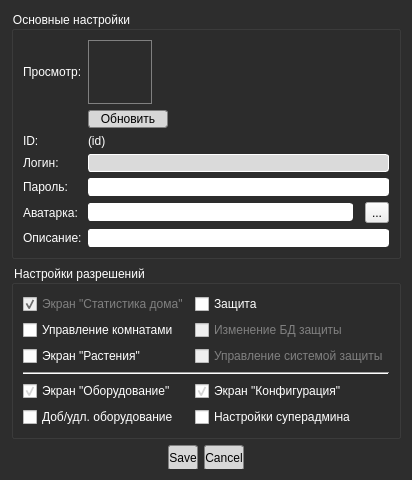
<?xml version="1.0" encoding="UTF-8"?>
<ui version="4.0">
 <class>Dlg_EditUserInUserDb</class>
 <widget class="QDialog" name="Dlg_EditUserInUserDb">
  <property name="geometry">
   <rect>
    <x>0</x>
    <y>0</y>
    <width>401</width>
    <height>479</height>
   </rect>
  </property>
  <property name="windowTitle">
   <string>Редактировать существоющего пользователя</string>
  </property>
  <property name="windowOpacity">
   <double>0.959500000000000</double>
  </property>
  <property name="styleSheet">
   <string notr="true">QDialog { background-color: rgb(45, 45, 45); color: white; }

QGroupBox { font: 10pt &quot;Segoe UI Semibold&quot;; color: white; }

QCheckBox, QLabel { font: 9pt &quot;Segoe UI Semilight&quot;; color: white; }
QCheckBox:disabled { color: gray; }


 QScrollBar:vertical
 {
     background-color: #2A2929;
     width: 15px;
     margin: 15px 3px 15px 3px;
     border: 1px transparent #2A2929;
 }


 QScrollBar::handle:vertical
 {
     background-color: rgb(45, 45, 45);         /* #605F5F; */
     min-height: 5px;
	 border: 2px solid white;
	 border-radius: 4px;
 }


 QScrollBar::sub-line:vertical
 {
     margin: 3px 0px 3px 0px;
     border-image: url(:/qss_icons/rc/up_arrow_disabled.png);
     height: 10px;
     width: 10px;
     subcontrol-position: top;
     subcontrol-origin: margin;
 }


 QScrollBar::add-line:vertical
 {
     margin: 3px 0px 3px 0px;
     border-image: url(:/qss_icons/rc/down_arrow_disabled.png);
     height: 10px;
     width: 10px;
     subcontrol-position: bottom;
     subcontrol-origin: margin;
 }


 QScrollBar::sub-line:vertical:hover,QScrollBar::sub-line:vertical:on
 {

     border-image: url(:/qss_icons/rc/up_arrow.png);
     height: 10px;
     width: 10px;
     subcontrol-position: top;
     subcontrol-origin: margin;
 }


 QScrollBar::add-line:vertical:hover, QScrollBar::add-line:vertical:on
 {
     border-image: url(:/qss_icons/rc/down_arrow.png);
     height: 10px;
     width: 10px;
     subcontrol-position: bottom;
     subcontrol-origin: margin;
 }


 QScrollBar::up-arrow:vertical, QScrollBar::down-arrow:vertical
 {
     background: none;
 }


 QScrollBar::add-page:vertical, QScrollBar::sub-page:vertical
 {
     background: none;
 }


QComboBox {
	color: black;
    border: 1px solid gray;
    border-radius: 3px;
    padding: 1px 18px 1px 3px;
    min-width: 6em;
	font: 8pt &quot;Segoe UI Semilight&quot;;
}


QComboBox:hover {
	border: 1px solid rgb(254, 254, 254);
	background-color: rgb(236, 236, 236);
}


QPushButton { 
	color: black;
    background-color: rgb(215, 215, 215);
	border: 1px solid gray;
	border-radius: 3px;  
	min-width: 6em;
	font: 8pt &quot;Segoe UI Semibold&quot;;
}


QPushButton:hover { 
	background-color: rgb(235, 235, 235);
}


QPushButton:pressed { 
	background-color: rgb(221, 221, 221);
}

QComboBox:disabled { color: gray; background-color: rgb(35, 35, 35); }


QComboBox::down-arrow {
    image: url(:/images/arrowDown_ico.png);
}


QComboBox::up-arrow { image: url(:/images/arrowUp_ico.png); }


QComboBox:editable {
    background: white;
}


QComboBox:!editable, QComboBox::drop-down:editable {
     background: qlineargradient(x1: 0, y1: 0, x2: 0, y2: 1,
                                 stop: 0 #E1E1E1, stop: 0.4 #DDDDDD,
                                 stop: 0.5 #D8D8D8, stop: 1.0 #D3D3D3);
}


/* QComboBox gets the &quot;on&quot; state when the popup is open */
QComboBox:!editable:on, QComboBox::drop-down:editable:on {
    background: qlineargradient(x1: 0, y1: 0, x2: 0, y2: 1,
                                stop: 0 #D3D3D3, stop: 0.4 #D8D8D8,
                                stop: 0.5 #DDDDDD, stop: 1.0 #E1E1E1);
}


QComboBox:on { /* shift the text when the popup opens */
    padding-top: 3px;
    padding-left: 4px;
}


QComboBox::drop-down {
    subcontrol-origin: padding;
    subcontrol-position: top right;
    width: 15px;

    border-left-width: 1px;
    border-left-color: darkgray;
    border-left-style: solid; /* just a single line */
    border-top-right-radius: 3px; /* same radius as the QComboBox */
    border-bottom-right-radius: 3px;
}


QLineEdit { 
	border-radius: 3px;
	border: 1px solid white;
 }

QLineEdit:hover { 
	border-color: rgb(42, 105, 23);
}</string>
  </property>
  <property name="sizeGripEnabled">
   <bool>false</bool>
  </property>
  <property name="modal">
   <bool>false</bool>
  </property>
  <layout class="QVBoxLayout" name="verticalLayout">
   <item>
    <widget class="QGroupBox" name="box_MainUserProps">
     <property name="sizePolicy">
      <sizepolicy hsizetype="Expanding" vsizetype="Maximum">
       <horstretch>0</horstretch>
       <verstretch>0</verstretch>
      </sizepolicy>
     </property>
     <property name="title">
      <string>Основные настройки</string>
     </property>
     <layout class="QGridLayout" name="gridLayout">
      <item row="2" column="1" colspan="3">
       <widget class="QLabel" name="lbl_EuID">
        <property name="text">
         <string>(id)</string>
        </property>
       </widget>
      </item>
      <item row="0" column="1">
       <widget class="QLabel" name="gfv_EuAvatarPrev">
        <property name="sizePolicy">
         <sizepolicy hsizetype="Maximum" vsizetype="Maximum">
          <horstretch>0</horstretch>
          <verstretch>0</verstretch>
         </sizepolicy>
        </property>
        <property name="minimumSize">
         <size>
          <width>64</width>
          <height>64</height>
         </size>
        </property>
        <property name="maximumSize">
         <size>
          <width>64</width>
          <height>64</height>
         </size>
        </property>
        <property name="styleSheet">
         <string notr="true">border: 1px solid grey;</string>
        </property>
        <property name="text">
         <string/>
        </property>
        <property name="scaledContents">
         <bool>true</bool>
        </property>
       </widget>
      </item>
      <item row="7" column="0">
       <widget class="QLabel" name="lbl_EuDescHint">
        <property name="text">
         <string>Описание:</string>
        </property>
       </widget>
      </item>
      <item row="0" column="0">
       <widget class="QLabel" name="lbl_EuAvatarPrevHint">
        <property name="text">
         <string>Просмотр:</string>
        </property>
       </widget>
      </item>
      <item row="5" column="0">
       <widget class="QLabel" name="lbl_EuPassword">
        <property name="text">
         <string>Пароль:</string>
        </property>
       </widget>
      </item>
      <item row="5" column="1" colspan="3">
       <widget class="QLineEdit" name="lnI_EuPassword">
        <property name="echoMode">
         <enum>QLineEdit::Password</enum>
        </property>
       </widget>
      </item>
      <item row="7" column="1" colspan="3">
       <widget class="QLineEdit" name="lnI_EuDesc"/>
      </item>
      <item row="6" column="1">
       <widget class="QLineEdit" name="lnI_EuAvatarAddr"/>
      </item>
      <item row="2" column="0">
       <widget class="QLabel" name="lbl_EuIDHint">
        <property name="text">
         <string>ID:</string>
        </property>
       </widget>
      </item>
      <item row="3" column="0">
       <widget class="QLabel" name="lbl_EuLogin">
        <property name="text">
         <string>Логин:</string>
        </property>
       </widget>
      </item>
      <item row="3" column="1" colspan="3">
       <widget class="QLineEdit" name="lnI_EuLogin">
        <property name="enabled">
         <bool>true</bool>
        </property>
        <property name="toolTip">
         <string>Вы не можете редактировать логин существующего пользователя</string>
        </property>
        <property name="styleSheet">
         <string notr="true">background-color: rgb(218, 218, 218);</string>
        </property>
        <property name="readOnly">
         <bool>true</bool>
        </property>
       </widget>
      </item>
      <item row="6" column="3">
       <widget class="QToolButton" name="tlb_Browse">
        <property name="text">
         <string>...</string>
        </property>
        <property name="autoRaise">
         <bool>false</bool>
        </property>
        <property name="arrowType">
         <enum>Qt::NoArrow</enum>
        </property>
       </widget>
      </item>
      <item row="6" column="0">
       <widget class="QLabel" name="lbl_EuAvatarHint">
        <property name="text">
         <string>Аватарка:</string>
        </property>
       </widget>
      </item>
      <item row="1" column="1">
       <widget class="QPushButton" name="btn_EuAvatarPrevRef">
        <property name="sizePolicy">
         <sizepolicy hsizetype="Maximum" vsizetype="Maximum">
          <horstretch>0</horstretch>
          <verstretch>0</verstretch>
         </sizepolicy>
        </property>
        <property name="minimumSize">
         <size>
          <width>80</width>
          <height>18</height>
         </size>
        </property>
        <property name="maximumSize">
         <size>
          <width>64</width>
          <height>18</height>
         </size>
        </property>
        <property name="text">
         <string>Обновить</string>
        </property>
       </widget>
      </item>
     </layout>
    </widget>
   </item>
   <item>
    <widget class="QGroupBox" name="box_UserPermits">
     <property name="title">
      <string>Настройки разрешений</string>
     </property>
     <layout class="QGridLayout" name="gridLayout_2">
      <item row="7" column="0">
       <widget class="QCheckBox" name="cbb_UserPermit_4">
        <property name="text">
         <string>Экран &quot;Оборудование&quot;</string>
        </property>
        <property name="checked">
         <bool>true</bool>
        </property>
       </widget>
      </item>
      <item row="1" column="0">
       <widget class="QCheckBox" name="cbb_UserPermit_2">
        <property name="text">
         <string>Управление комнатами</string>
        </property>
       </widget>
      </item>
      <item row="0" column="1">
       <widget class="QCheckBox" name="cbb_UserPermit_6">
        <property name="text">
         <string>Защита</string>
        </property>
       </widget>
      </item>
      <item row="1" column="1">
       <widget class="QCheckBox" name="cbb_UserPermit_7">
        <property name="enabled">
         <bool>false</bool>
        </property>
        <property name="text">
         <string>Изменение БД защиты</string>
        </property>
       </widget>
      </item>
      <item row="5" column="0" colspan="2">
       <widget class="Line" name="line">
        <property name="orientation">
         <enum>Qt::Horizontal</enum>
        </property>
       </widget>
      </item>
      <item row="0" column="0">
       <widget class="QCheckBox" name="cbb_UserPermit_1">
        <property name="enabled">
         <bool>false</bool>
        </property>
        <property name="toolTip">
         <string>Отключить возможность открытия экрана статистики дома нельзя, так как это - базовая функциональность</string>
        </property>
        <property name="text">
         <string>Экран &quot;Статистика дома&quot;</string>
        </property>
        <property name="checkable">
         <bool>true</bool>
        </property>
        <property name="checked">
         <bool>true</bool>
        </property>
       </widget>
      </item>
      <item row="4" column="0">
       <widget class="QCheckBox" name="cbb_UserPermit_3">
        <property name="text">
         <string>Экран &quot;Растения&quot;</string>
        </property>
       </widget>
      </item>
      <item row="4" column="1">
       <widget class="QCheckBox" name="cbb_UserPermit_8">
        <property name="enabled">
         <bool>false</bool>
        </property>
        <property name="text">
         <string>Управление системой защиты</string>
        </property>
       </widget>
      </item>
      <item row="7" column="1">
       <widget class="QCheckBox" name="cbb_UserPermit_9">
        <property name="text">
         <string>Экран &quot;Конфигурация&quot;</string>
        </property>
        <property name="checked">
         <bool>true</bool>
        </property>
       </widget>
      </item>
      <item row="8" column="0">
       <widget class="QCheckBox" name="cbb_UserPermit_5">
        <property name="text">
         <string>Доб/удл. оборудование</string>
        </property>
       </widget>
      </item>
      <item row="8" column="1">
       <widget class="QCheckBox" name="cbb_UserPermit_10">
        <property name="text">
         <string>Настройки суперадмина</string>
        </property>
       </widget>
      </item>
     </layout>
    </widget>
   </item>
   <item>
    <widget class="QDialogButtonBox" name="btb_Buttons">
     <property name="sizePolicy">
      <sizepolicy hsizetype="Expanding" vsizetype="Maximum">
       <horstretch>0</horstretch>
       <verstretch>0</verstretch>
      </sizepolicy>
     </property>
     <property name="maximumSize">
      <size>
       <width>16777215</width>
       <height>32</height>
      </size>
     </property>
     <property name="styleSheet">
      <string notr="true">min-height: 24px;</string>
     </property>
     <property name="locale">
      <locale language="Russian" country="Russia"/>
     </property>
     <property name="orientation">
      <enum>Qt::Horizontal</enum>
     </property>
     <property name="standardButtons">
      <set>QDialogButtonBox::Cancel|QDialogButtonBox::Save</set>
     </property>
     <property name="centerButtons">
      <bool>true</bool>
     </property>
    </widget>
   </item>
  </layout>
 </widget>
 <tabstops>
  <tabstop>btn_EuAvatarPrevRef</tabstop>
  <tabstop>lnI_EuLogin</tabstop>
  <tabstop>lnI_EuPassword</tabstop>
  <tabstop>lnI_EuAvatarAddr</tabstop>
  <tabstop>tlb_Browse</tabstop>
  <tabstop>lnI_EuDesc</tabstop>
  <tabstop>cbb_UserPermit_1</tabstop>
  <tabstop>cbb_UserPermit_2</tabstop>
  <tabstop>cbb_UserPermit_3</tabstop>
  <tabstop>cbb_UserPermit_4</tabstop>
  <tabstop>cbb_UserPermit_5</tabstop>
  <tabstop>cbb_UserPermit_6</tabstop>
  <tabstop>cbb_UserPermit_7</tabstop>
  <tabstop>cbb_UserPermit_8</tabstop>
  <tabstop>cbb_UserPermit_9</tabstop>
  <tabstop>cbb_UserPermit_10</tabstop>
 </tabstops>
 <resources/>
 <connections>
  <connection>
   <sender>btb_Buttons</sender>
   <signal>accepted()</signal>
   <receiver>Dlg_EditUserInUserDb</receiver>
   <slot>accept()</slot>
   <hints>
    <hint type="sourcelabel">
     <x>245</x>
     <y>469</y>
    </hint>
    <hint type="destinationlabel">
     <x>157</x>
     <y>274</y>
    </hint>
   </hints>
  </connection>
  <connection>
   <sender>btb_Buttons</sender>
   <signal>rejected()</signal>
   <receiver>Dlg_EditUserInUserDb</receiver>
   <slot>reject()</slot>
   <hints>
    <hint type="sourcelabel">
     <x>334</x>
     <y>469</y>
    </hint>
    <hint type="destinationlabel">
     <x>286</x>
     <y>274</y>
    </hint>
   </hints>
  </connection>
  <connection>
   <sender>cbb_UserPermit_1</sender>
   <signal>toggled(bool)</signal>
   <receiver>cbb_UserPermit_2</receiver>
   <slot>setEnabled(bool)</slot>
   <hints>
    <hint type="sourcelabel">
     <x>59</x>
     <y>300</y>
    </hint>
    <hint type="destinationlabel">
     <x>48</x>
     <y>322</y>
    </hint>
   </hints>
  </connection>
  <connection>
   <sender>cbb_UserPermit_6</sender>
   <signal>toggled(bool)</signal>
   <receiver>cbb_UserPermit_7</receiver>
   <slot>setEnabled(bool)</slot>
   <hints>
    <hint type="sourcelabel">
     <x>365</x>
     <y>300</y>
    </hint>
    <hint type="destinationlabel">
     <x>365</x>
     <y>322</y>
    </hint>
   </hints>
  </connection>
  <connection>
   <sender>cbb_UserPermit_6</sender>
   <signal>toggled(bool)</signal>
   <receiver>cbb_UserPermit_8</receiver>
   <slot>setEnabled(bool)</slot>
   <hints>
    <hint type="sourcelabel">
     <x>365</x>
     <y>300</y>
    </hint>
    <hint type="destinationlabel">
     <x>365</x>
     <y>344</y>
    </hint>
   </hints>
  </connection>
  <connection>
   <sender>cbb_UserPermit_4</sender>
   <signal>toggled(bool)</signal>
   <receiver>cbb_UserPermit_5</receiver>
   <slot>setEnabled(bool)</slot>
   <hints>
    <hint type="sourcelabel">
     <x>98</x>
     <y>383</y>
    </hint>
    <hint type="destinationlabel">
     <x>98</x>
     <y>412</y>
    </hint>
   </hints>
  </connection>
  <connection>
   <sender>cbb_UserPermit_9</sender>
   <signal>toggled(bool)</signal>
   <receiver>cbb_UserPermit_10</receiver>
   <slot>setEnabled(bool)</slot>
   <hints>
    <hint type="sourcelabel">
     <x>381</x>
     <y>383</y>
    </hint>
    <hint type="destinationlabel">
     <x>381</x>
     <y>412</y>
    </hint>
   </hints>
  </connection>
 </connections>
</ui>
